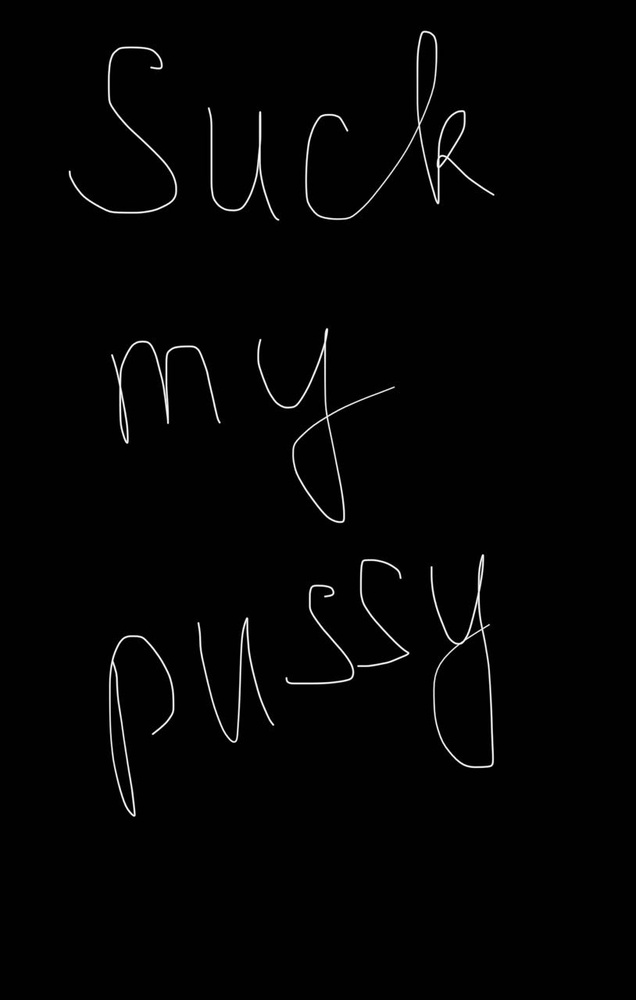
#> input picture opencv_lessons/data/text_detection/img.jpg, 636 x 1000 px, shrunk from 814 x 1280 before the run, found by its file name
$ python 5_lesson_image_blur.py
#> lines starting #> are read from the running program, lines starting #| are printed output that depends on the picture
import os
import cv2


image_path = os.path.join('opencv_lessons', 'data', 'img.jpg')
image = cv2.imread(image_path)
#> image is the input picture: shape (1000, 636, 3); min 0, max 255, mean 3.9

k_size = 7
image_blur = cv2.blur(image, (k_size, k_size))
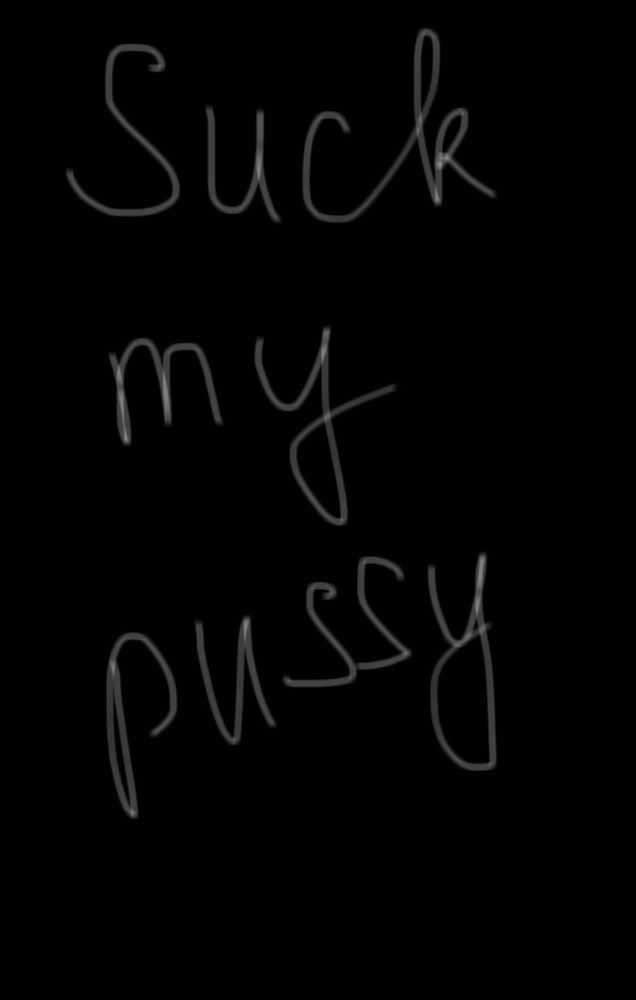
#> image_blur: shape (1000, 636, 3); min 0, max 145, mean 3.9
image_gaussian_blur = cv2.GaussianBlur(image, (k_size, k_size), 3)
image_median_blur = cv2.medianBlur(image, k_size)
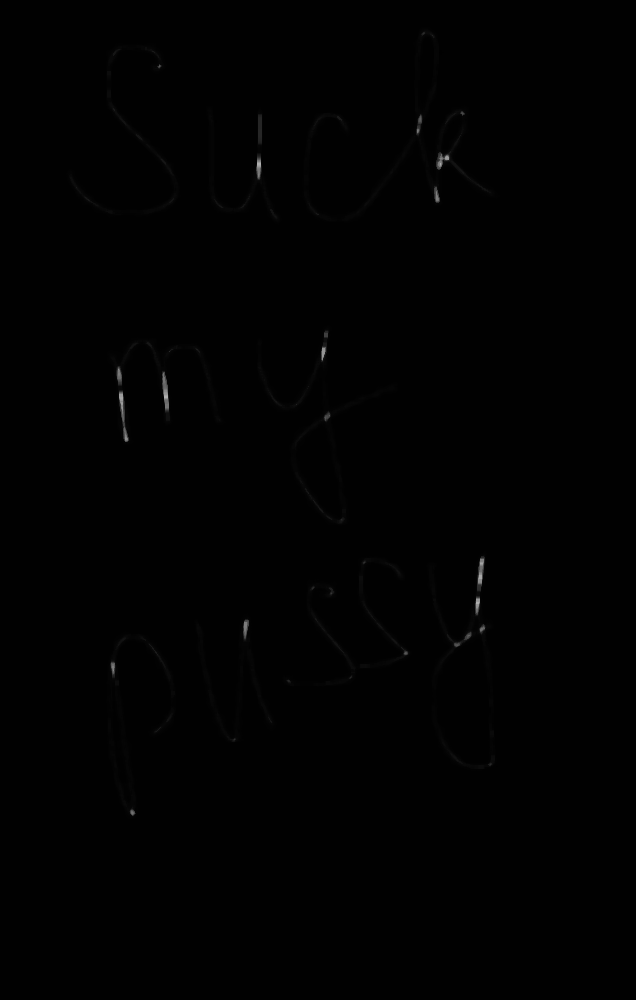
#> image_median_blur: shape (1000, 636, 3); min 0, max 176, mean 1.4

cv2.imshow('image_blur', image_blur)
cv2.imshow('image_gaussian_blur', image_gaussian_blur)
cv2.imshow('image_median_blur', image_median_blur)  # removing noise

cv2.waitKey(0)

$ run again, with opencv_lessons/data/text_detection/pexels-apasaric-3342739.jpg copied over opencv_lessons/data/text_detection/img.jpg
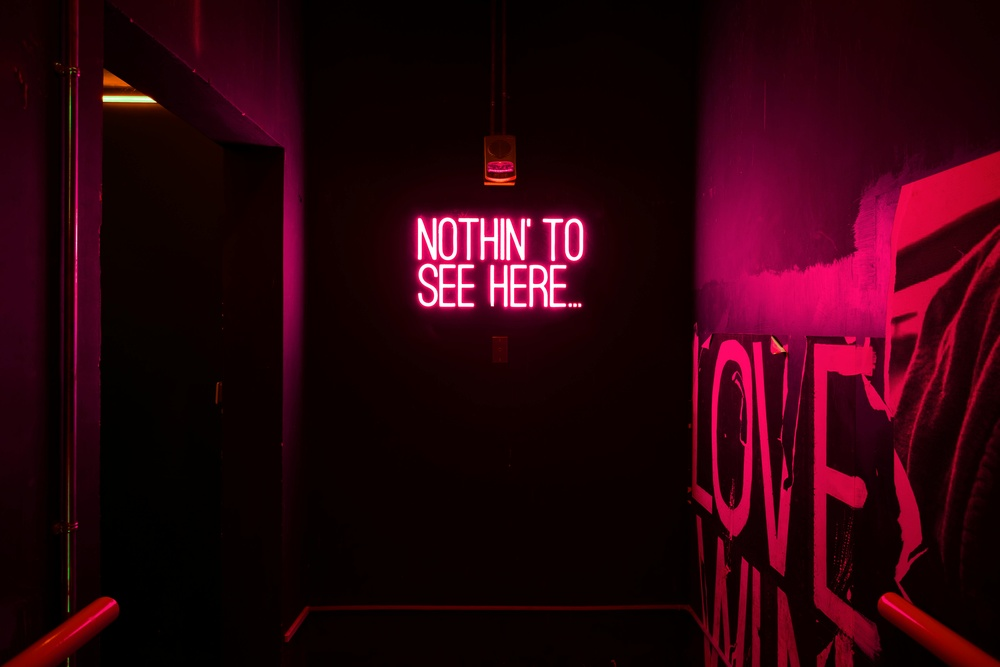
#> input picture opencv_lessons/data/text_detection/pexels-apasaric-3342739.jpg, 1000 x 667 px, shrunk from 6720 x 4480 before the run, found by its file name
#> image is the input picture: shape (667, 1000, 3); mean B, G, R 13.8, 3.3, 44.1
#> `image_blur = cv2.blur(image, (k_size, k_size))`:
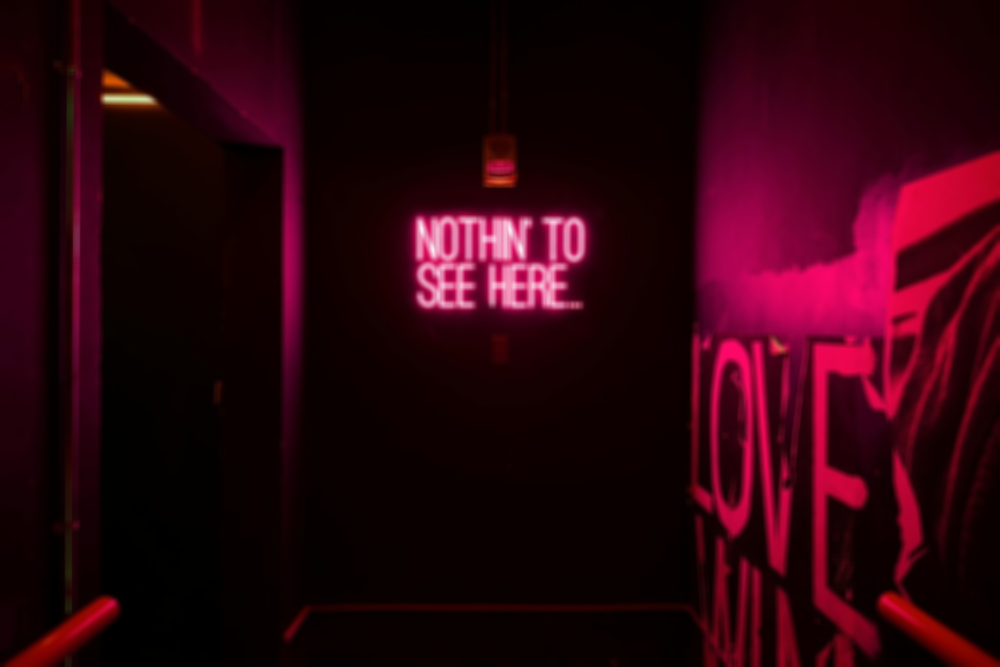
#> image_blur: shape (667, 1000, 3); mean B, G, R 13.8, 3.2, 44.1
